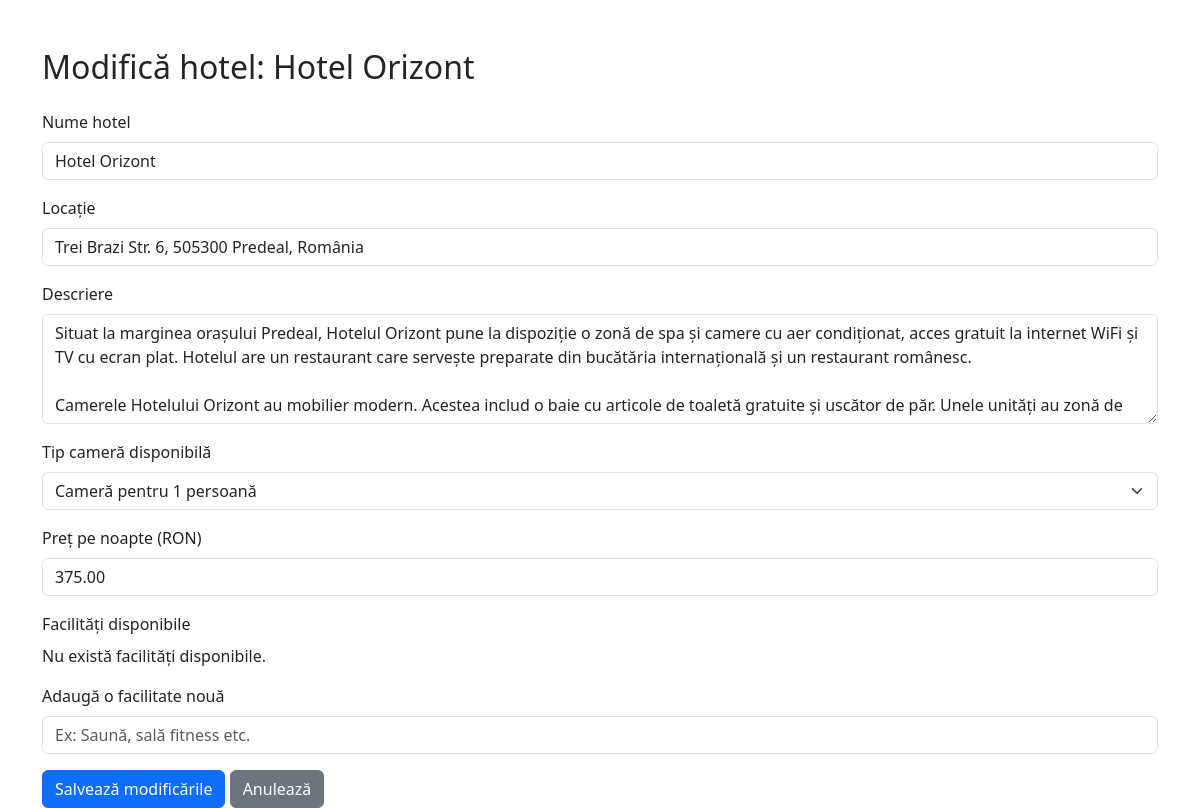
The page /booking/hotels/1/update/ (signed in) on the database as committed earlier.
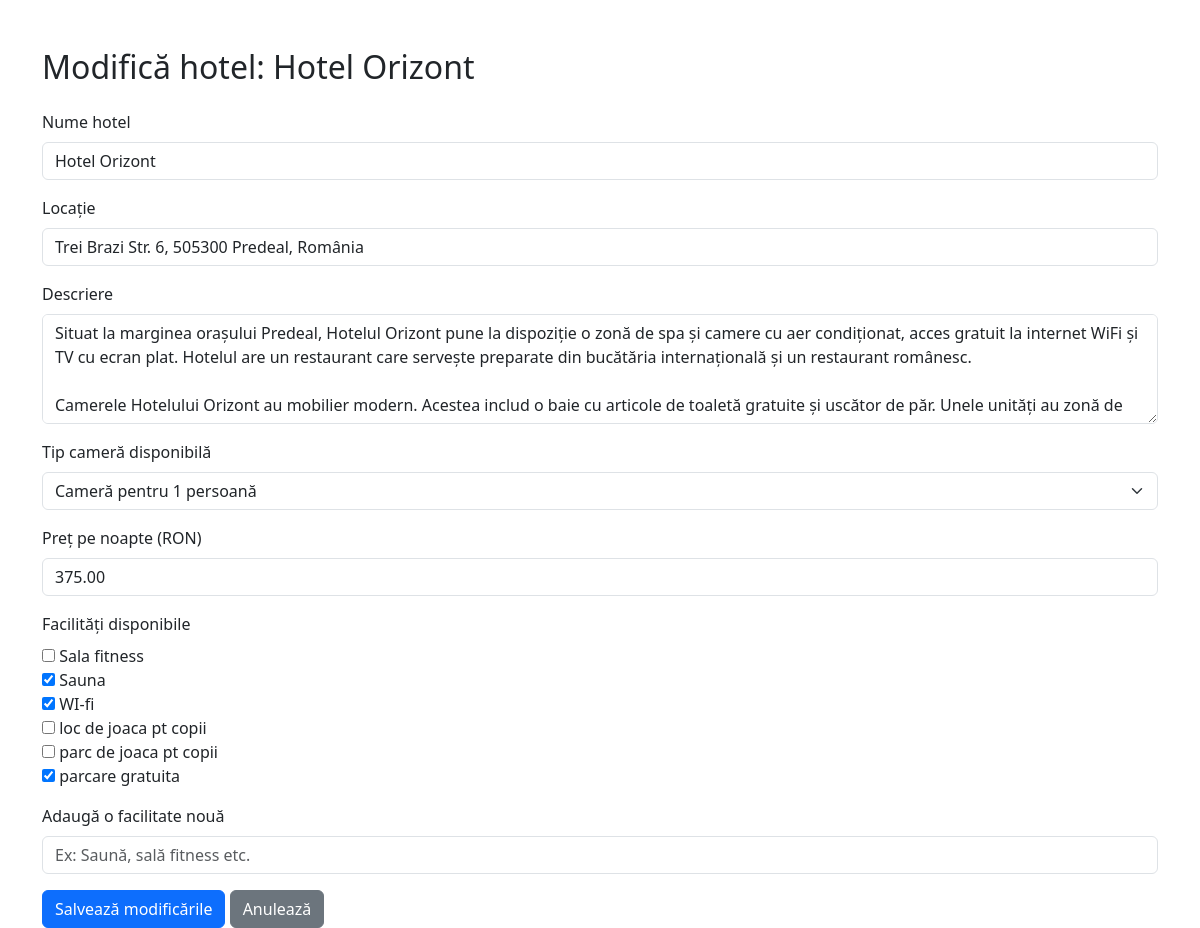
The same page on the database as committed later.
### booking/models/amenity.py (models this page shows, shortened)
class Amenity(models.Model):
    name = models.CharField(max_length=100, unique=True)
    slug = models.SlugField(max_length=120, unique=True, blank=True)
    class Meta:
        ordering = ['name']

### booking/models/hotel.py (models this page shows, shortened)
class Hotel(models.Model):
    HOTEL_TYPES = [
        ('1P', 'Cameră pentru 1 persoană'),
        ('2P', 'Cameră pentru 2 persoane'),
        ('3P', 'Cameră pentru 3 persoane'),
        ('APT', 'Apartament'),
    ]
    name = models.CharField(max_length=100)
    location = models.CharField(max_length=100)
    description = models.TextField()
    available_types = models.CharField(max_length=3, choices=HOTEL_TYPES)
    price_per_night = models.DecimalField(max_digits=7, decimal_places=2)
    is_active = models.BooleanField(default=True)
    photo_url = models.URLField(blank=True, null=True)
    amenities = models.ManyToManyField(Amenity, blank=True, related_name='hotels')

### booking/views/hotel_views.py (the view, shortened to what this page needs)
# urls.py: path("hotels/<int:hotel_id>/update/", views.update_hotel_view, name="update_hotel"),
@staff_member_required
def update_hotel_view(request, hotel_id):
    hotel = get_object_or_404(Hotel, id=hotel_id)
    error = None
    facilities = Amenity.objects.all()
    return render(request, 'booking/update_hotel.html', {
        'hotel': hotel,
        'error': error,
        'facilities': facilities,
    })

### booking/templates/booking/update_hotel.html (shortened to what this page needs)
{% load static %}
<!DOCTYPE html>
<html lang="ro">
<head>
    <link href="https://cdn.jsdelivr.net/npm/bootstrap@5.3.3/dist/css/bootstrap.min.css" rel="stylesheet">
</head>
<body>
<div class="container mt-5">
    <h2 class="mb-4">Modifică hotel: {{ hotel.name }}</h2>
    <form method="post">
        <div class="mb-3">
            <label class="form-label">Nume hotel</label>
            <input type="text" name="name" class="form-control" value="{{ hotel.name }}" required>
        </div>
        <div class="mb-3">
            <label class="form-label">Locație</label>
            <input type="text" name="location" class="form-control" value="{{ hotel.location }}" required>
        </div>
        <div class="mb-3">
            <label class="form-label">Descriere</label>
            <textarea name="description" class="form-control" rows="4" required>{{ hotel.description }}</textarea>
        </div>
        <div class="mb-3">
            <label class="form-label">Tip cameră disponibilă</label>
            <select name="available_types" class="form-select" required>
                {% for code, label in hotel.HOTEL_TYPES %}
                    <option value="{{ code }}" {% if hotel.available_types == code %}selected{% endif %}>{{ label }}</option>
                {% endfor %}
            </select>
        </div>
        <div class="mb-3">
            <label class="form-label">Preț pe noapte (RON)</label>
            <input type="number" step="0.01" name="price_per_night" class="form-control" value="{{ hotel.price_per_night }}" required>
        </div>
        <div class="mb-3">
            <label class="form-label">Facilități disponibile</label><br>
                {% for facility in facilities %}
                    <input
                    type="checkbox"
                    id="facility{{ facility.id }}"
                    name="amenities"
                    value="{{ facility.id }}"
                    {% if facility in hotel.amenities.all %}checked{% endif %}
                    >
                    <label for="facility{{ facility.id }}">{{ facility.name }}</label><br>
                    {% empty %}
                    <p>Nu există facilități disponibile.</p>
                {% endfor %}
        </div>
        <div class="mb-3">
            <label class="form-label">Adaugă o facilitate nouă</label>
            <input type="text" name="new_amenity" class="form-control" placeholder="Ex: Saună, sală fitness etc.">
        </div>
        <button type="submit" class="btn btn-primary">Salvează modificările</button>
        <a href="{% url 'hotel_detail' hotel.id %}" class="btn btn-secondary">Anulează</a>
    </form>
</div>
</body>
</html>

Rows that differ between the two databases and show on the page:
added Amenity: name "Sala fitness"
added Amenity: amenities "☑", name "Sauna"
added Amenity: amenities "☑", name "WI-fi"
added Amenity: name "loc de joaca pt copii"
added Amenity: name "parc de joaca pt copii"
added Amenity: amenities "☑", name "parcare gratuita"
Other text that changed with them:
text no longer shown: "Nu există facilități disponibile."
